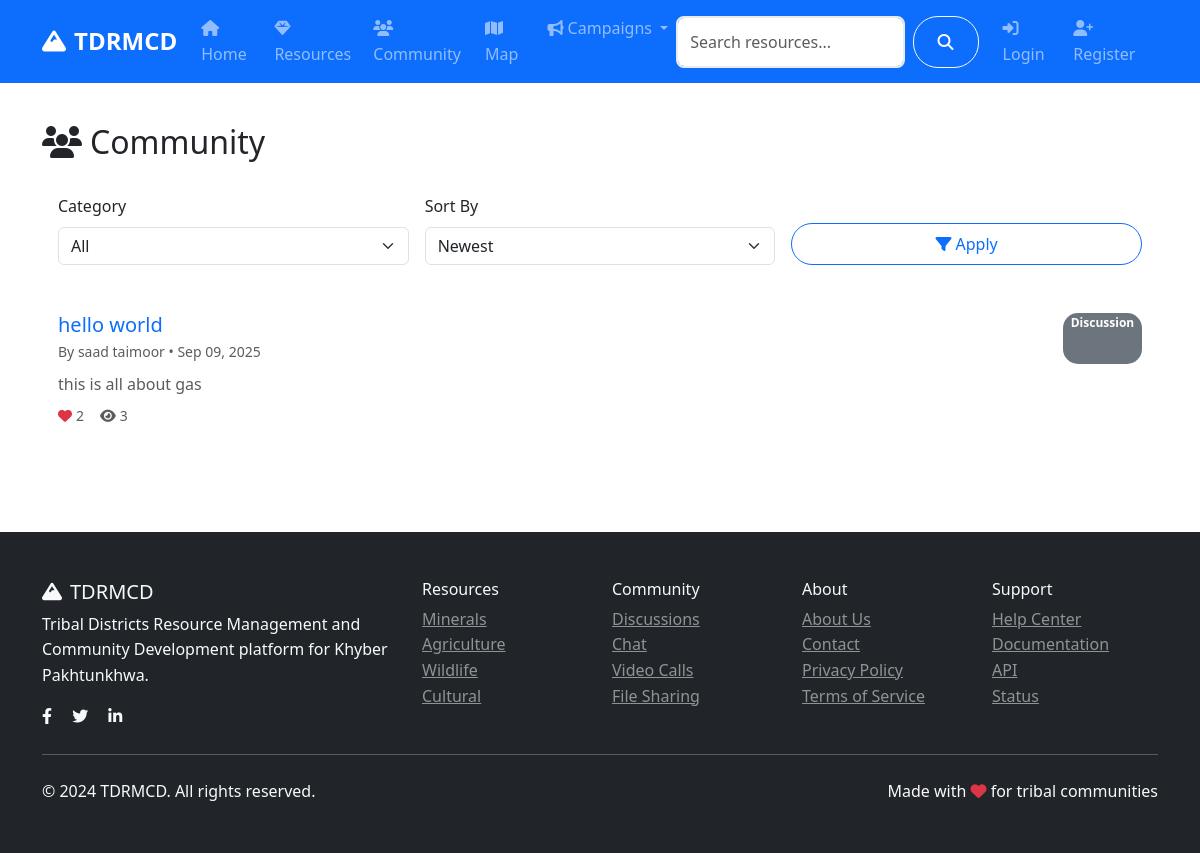
/community/, run on an earlier commit of the app's database.
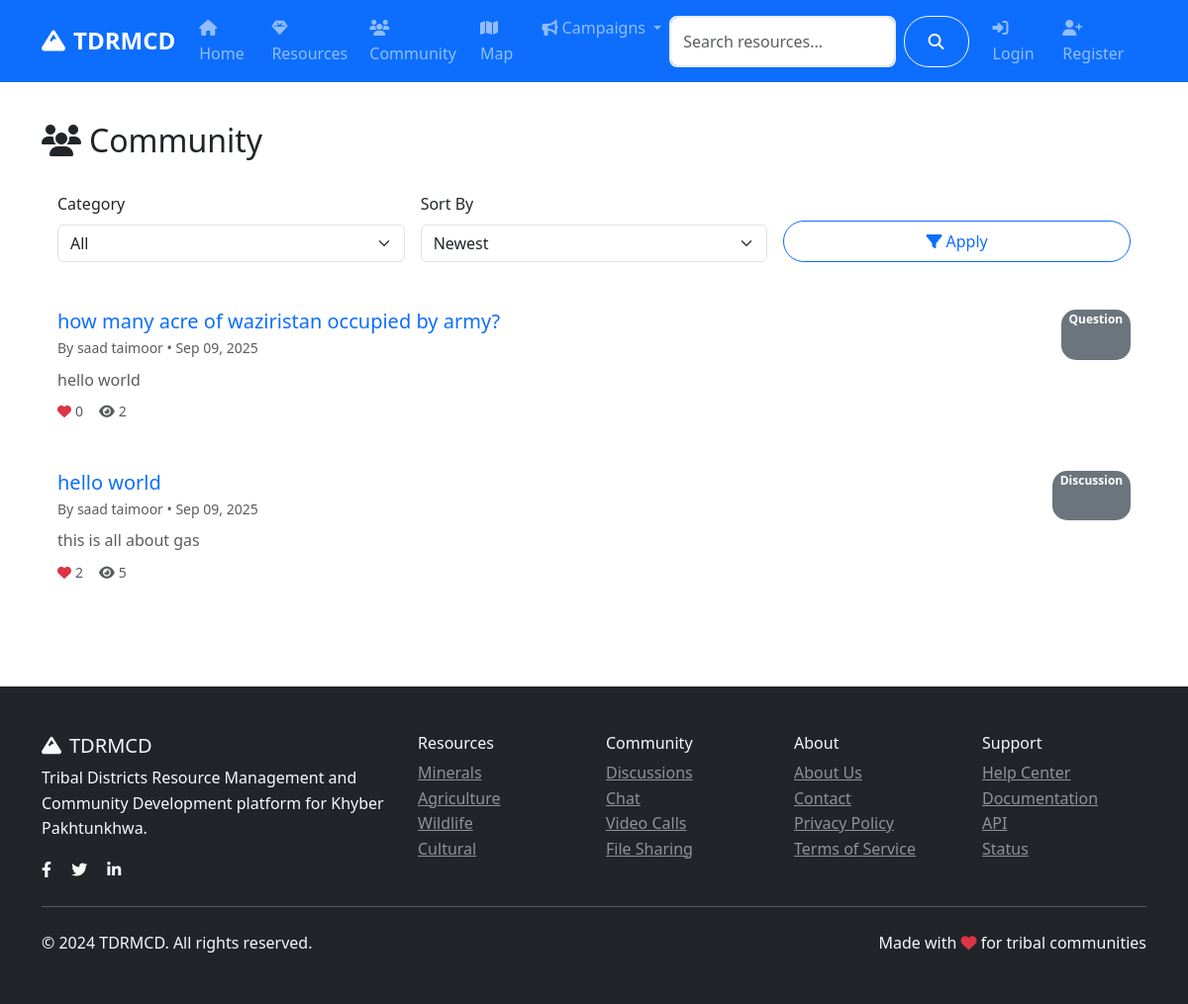
And on a later commit of the database.
### models.py (models this page shows, shortened)
class CommunityPost(db.Model):
    id = db.Column(db.Integer, primary_key=True)
    title = db.Column(db.String(200), nullable=False)
    content = db.Column(db.Text, nullable=False)
    category = db.Column(db.String(50), nullable=False)  # discussion, question, announcement
    tags = db.Column(db.String(200))
    image_url = db.Column(db.String(200))
    likes = db.Column(db.Integer, default=0)
    views = db.Column(db.Integer, default=0)
    author_id = db.Column(db.Integer, db.ForeignKey('user.id'), nullable=False)
    created_at = db.Column(db.DateTime, default=datetime.utcnow)
    updated_at = db.Column(db.DateTime, default=datetime.utcnow, onupdate=datetime.utcnow)
    comments = db.relationship('Comment', backref='post', lazy='dynamic', cascade='all, delete-orphan')
    likes_relation = db.relationship('PostLike', backref='post', lazy='dynamic', cascade='all, delete-orphan')

class User(UserMixin, db.Model):
    id = db.Column(db.Integer, primary_key=True)
    username = db.Column(db.String(80), unique=True, nullable=False)
    email = db.Column(db.String(120), unique=True, nullable=False)
    password_hash = db.Column(db.String(120), nullable=False)
    first_name = db.Column(db.String(50), nullable=False)
    last_name = db.Column(db.String(50), nullable=False)
    role = db.Column(db.String(20), default='user')  # user, admin, researcher
    location = db.Column(db.String(100))
    bio = db.Column(db.Text)
    avatar = db.Column(db.String(200), default='default.jpg')
    is_active = db.Column(db.Boolean, default=True)
    created_at = db.Column(db.DateTime, default=datetime.utcnow)
    last_seen = db.Column(db.DateTime, default=datetime.utcnow)
    resources = db.relationship('Resource', backref='author', lazy='dynamic')
    posts = db.relationship('CommunityPost', backref='author', lazy='dynamic')
    chat_messages = db.relationship('ChatMessage', backref='sender', lazy='dynamic')
    file_submissions = db.relationship(
        'FileSubmission',
        foreign_keys='FileSubmission.submitter_id',
        backref='submitter',
        lazy='dynamic'
    )
    reviewed_submissions = db.relationship(
        'FileSubmission',
        foreign_keys='FileSubmission.reviewed_by',
        backref='reviewer_user',
        lazy='dynamic'
    )
    notifications = db.relationship('Notification', backref='user', lazy='dynamic')
    def get_full_name(self):
        return f"{self.first_name} {self.last_name}"

### routes/community.py (the view)
@community_bp.route('/')
def index():
    page = request.args.get('page', 1, type=int)
    category = request.args.get('category', 'all')
    sort_by = request.args.get('sort', 'newest')
    query = CommunityPost.query
    if category != 'all':
        query = query.filter_by(category=category)
    if sort_by == 'newest':
        query = query.order_by(CommunityPost.created_at.desc())
    elif sort_by == 'oldest':
        query = query.order_by(CommunityPost.created_at.asc())
    elif sort_by == 'popular':
        query = query.order_by(CommunityPost.likes.desc())
    elif sort_by == 'most_viewed':
        query = query.order_by(CommunityPost.views.desc())
    posts = query.paginate(
        page=page, per_page=10, error_out=False
    )
    categories = ['discussion', 'question', 'announcement', 'news']
    return render_template('community/index.html',
                         posts=posts,
                         categories=categories,
                         current_category=category,
                         current_sort=sort_by)

### templates/community/index.html (shortened to what this page needs)
{% extends "base.html" %}
{% block content %}
<div class="container py-4">
    <div class="d-flex justify-content-between align-items-center mb-3">
        <h2 class="mb-0"><i class="fas fa-users me-2"></i>Community</h2>
    </div>
    <div class="card mb-3">
        <div class="card-body">
            <form class="row g-3" method="get" action="{{ url_for('community.index') }}">
                <div class="col-md-4">
                    <label class="form-label">Category</label>
                    <select name="category" class="form-select">
                        <option value="all" {% if current_category == 'all' %}selected{% endif %}>All</option>
                    </select>
                </div>
                <div class="col-md-4">
                    <label class="form-label">Sort By</label>
                    <select name="sort" class="form-select">
                        <option value="newest" {% if current_sort == 'newest' %}selected{% endif %}>Newest</option>
                    </select>
                </div>
                <div class="col-md-4 d-flex align-items-end">
                    <button class="btn btn-outline-primary w-100" type="submit"><i class="fas fa-filter me-1"></i>Apply</button>
                </div>
            </form>
        </div>
    </div>
    <div class="row">
        <div class="col-12">
            {% if posts.items %}
                {% for post in posts.items %}
                <div class="card mb-3">
                    <div class="card-body">
                        <div class="d-flex justify-content-between">
                            <div>
                                <a class="text-decoration-none" href="{{ url_for('community.post_detail', id=post.id) }}">
                                    <h5 class="mb-1">{{ post.title }}</h5>
                                </a>
                                <div class="text-muted small">By {{ post.author.get_full_name() }} • {{ post.created_at.strftime('%b %d, %Y') }}</div>
                            </div>
                            <span class="badge bg-secondary">{{ post.category.title() }}</span>
                        </div>
                        <p class="mt-2 mb-2 text-muted">{{ post.content[:200] }}{% if post.content|length > 200 %}...{% endif %}</p>
                        <div class="d-flex gap-3 text-muted small">
                            <span><i class="fas fa-heart me-1 text-danger"></i>{{ post.likes }}</span>
                            <span><i class="fas fa-eye me-1"></i>{{ post.views }}</span>
                        </div>
                    </div>
                </div>
                {% endfor %}
            {% endif %}
        </div>
    </div>
</div>
{% endblock %}

What changed in the data, as far as the page shows it:
added CommunityPost: title "how many acre of waziristan occupied by army?", author.get_full_name "saad taimoor", created_at "Sep 09, 2025", category "Question", content "hello world", likes "0", views "2"
changed CommunityPost "this is all about gas": views "3" → "5"
